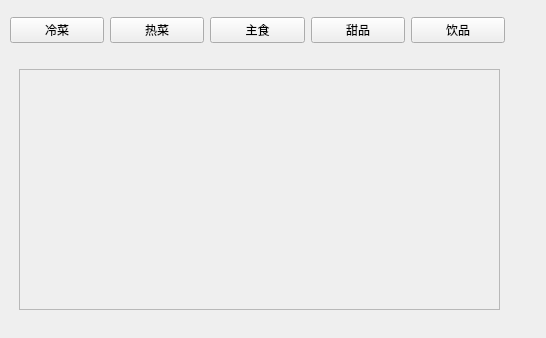
<?xml version="1.0" encoding="UTF-8"?>
<ui version="4.0">
 <class>Form</class>
 <widget class="QWidget" name="Form">
  <property name="geometry">
   <rect>
    <x>0</x>
    <y>0</y>
    <width>546</width>
    <height>338</height>
   </rect>
  </property>
  <property name="windowTitle">
   <string>Form</string>
  </property>
  <widget class="QWidget" name="horizontalLayoutWidget">
   <property name="geometry">
    <rect>
     <x>10</x>
     <y>10</y>
     <width>495</width>
     <height>41</height>
    </rect>
   </property>
   <layout class="QHBoxLayout" name="horizontalLayout">
    <item>
     <widget class="QPushButton" name="BtnStarter">
      <property name="text">
       <string>冷菜</string>
      </property>
     </widget>
    </item>
    <item>
     <widget class="QPushButton" name="BtnHotFood">
      <property name="text">
       <string>热菜</string>
      </property>
     </widget>
    </item>
    <item>
     <widget class="QPushButton" name="BtnMainFood">
      <property name="text">
       <string>主食</string>
      </property>
     </widget>
    </item>
    <item>
     <widget class="QPushButton" name="BtnDesert">
      <property name="text">
       <string>甜品</string>
      </property>
     </widget>
    </item>
    <item>
     <widget class="QPushButton" name="BtnDrink">
      <property name="text">
       <string>饮品</string>
      </property>
     </widget>
    </item>
   </layout>
  </widget>
  <widget class="QFrame" name="frame">
   <property name="geometry">
    <rect>
     <x>19</x>
     <y>69</y>
     <width>481</width>
     <height>241</height>
    </rect>
   </property>
   <property name="frameShape">
    <enum>QFrame::StyledPanel</enum>
   </property>
   <property name="frameShadow">
    <enum>QFrame::Raised</enum>
   </property>
  </widget>
 </widget>
 <resources/>
 <connections/>
</ui>
